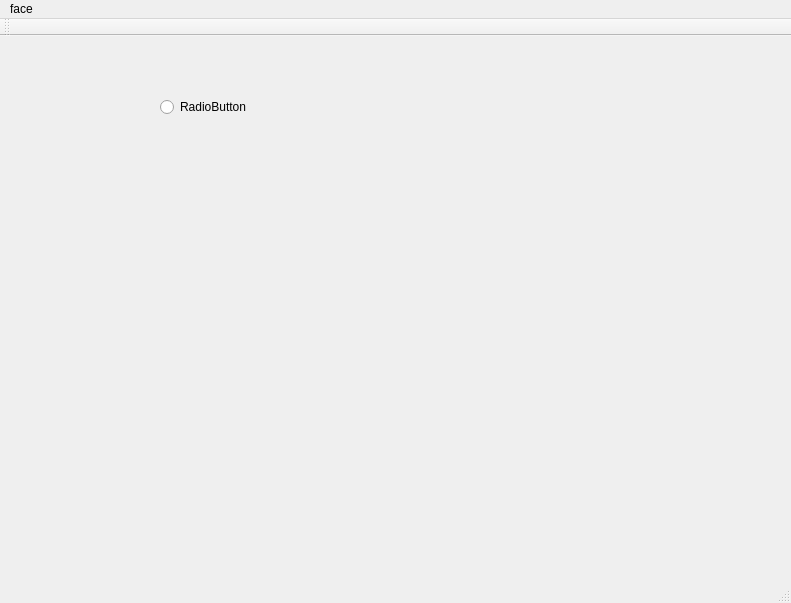
<?xml version="1.0" encoding="UTF-8"?>
<ui version="4.0">
 <class>MainWindow</class>
 <widget class="QMainWindow" name="MainWindow">
  <property name="geometry">
   <rect>
    <x>0</x>
    <y>0</y>
    <width>791</width>
    <height>603</height>
   </rect>
  </property>
  <property name="windowTitle">
   <string>MainWindow</string>
  </property>
  <widget class="QWidget" name="centralWidget">
   <widget class="QRadioButton" name="radioButton">
    <property name="geometry">
     <rect>
      <x>160</x>
      <y>60</y>
      <width>115</width>
      <height>22</height>
     </rect>
    </property>
    <property name="text">
     <string>RadioButton</string>
    </property>
   </widget>
  </widget>
  <widget class="QMenuBar" name="menuBar">
   <property name="geometry">
    <rect>
     <x>0</x>
     <y>0</y>
     <width>791</width>
     <height>25</height>
    </rect>
   </property>
   <widget class="QMenu" name="menuFace">
    <property name="title">
     <string>face</string>
    </property>
    <addaction name="actionFacebook"/>
   </widget>
   <addaction name="menuFace"/>
  </widget>
  <widget class="QToolBar" name="mainToolBar">
   <attribute name="toolBarArea">
    <enum>TopToolBarArea</enum>
   </attribute>
   <attribute name="toolBarBreak">
    <bool>false</bool>
   </attribute>
  </widget>
  <widget class="QStatusBar" name="statusBar"/>
  <action name="actionFacebook">
   <property name="text">
    <string>facebook</string>
   </property>
  </action>
 </widget>
 <layoutdefault spacing="6" margin="11"/>
 <resources/>
 <connections/>
</ui>
